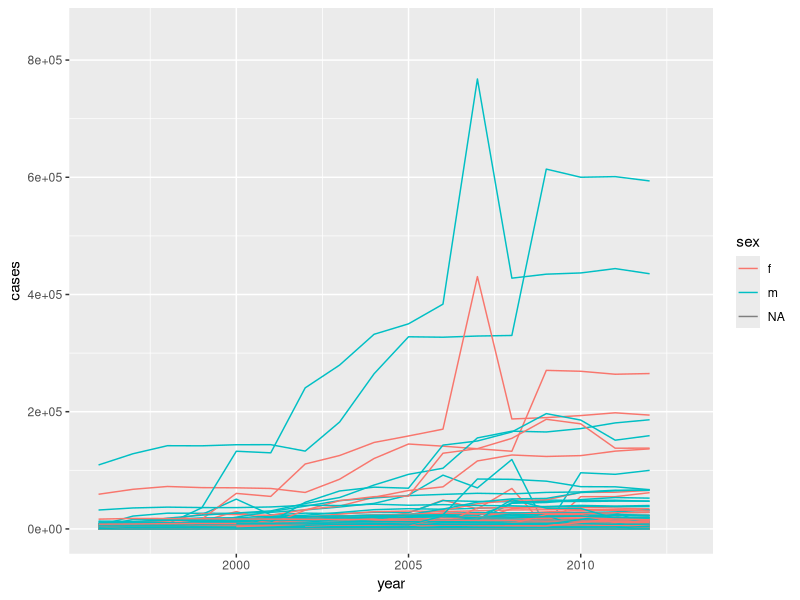

Write R code to recreate this figure.
# Chapter12.R - all the exercises and examples from chapter 12 of R4DS.

# Packages ----------------------------------------------------------------
library(tidyverse)

# 12.2.1 ------------------------------------------------------------------
# 1
# Table1
# This table has tidy data. Columns are variables, rows are observations, and
# each cell is a data point.

# Table2
# The column type contains variable names, so this data isn't tidy.

# Table3
# The column rate contains two values, ideally those should be split of you want
# To do some calculations on it.

# Table4ab
# The variables 1999 and 2000 are observations, those should be in variable 
# named year, and merged in to one table.

# 2
table2tidy <- table2 %>% 
  pivot_wider(names_from = type, values_from = count) %>% 
  mutate(rate = (cases / population) * 10000)

table4atidy <- table4a %>%
  pivot_longer(c(`1999` , `2000`), names_to = "year", values_to = "cases")
  
table4btidy <- table4b %>%
  pivot_longer(c(`1999` , `2000`), names_to = "year", values_to = "population")
 
table4tidy <- table4atidy %>% 
  right_join(table4btidy) %>% 
  mutate(rate = (cases / population) * 10000)

# 3
table2tidy <- table2 %>% 
  pivot_wider(names_from = type, values_from = count) %>% 
  mutate(rate = (cases / population) * 10000) %>% 
  ggplot(aes(year, cases)) +
  geom_line(aes(group = country), colour = "grey50") +
  geom_point(aes(colour = country))
# ggplot2 doesn't work good if you don't have a tidy data.


# 12.3 --------------------------------------------------------------------
table4a %>%
  pivot_longer(c(`1999` , `2000`), names_to = "year", values_to = "cases")

table4b %>% 
  pivot_longer(c(`1999`, `2000`), names_to = "year", values_to = "population")

tidy4a <- table4a %>%
  pivot_longer(c(`1999` , `2000`), names_to = "year", values_to = "cases")

tidy4b <- table4b %>% 
  pivot_longer(c(`1999`, `2000`), names_to = "year", values_to = "population")

left_join(tidy4a, tidy4b)


# 12.3.2 ------------------------------------------------------------------
table2 %>%
  pivot_wider(names_from = type, values_from = count)


# 12.3.3 ------------------------------------------------------------------
# 1
# This because some of variables are combine or split apart in seperate
# variables. So placing them back isn't always possible.

# 2
# The names of the number variables should be encased in ``.

# 3
people <- tribble(
  ~name,             ~names,  ~values,
  #-----------------|--------|------
  "Phillip Woods",   "age",       45,
  "Phillip Woods",   "height",   186,
  "Phillip Woods",   "age",       50,
  "Jessica Cordero", "age",       37,
  "Jessica Cordero", "height",   156
)

peopleTidy <- people %>% 
  pivot_wider(names_from = "names", values_from = "values")
# Since Philip has two age entries, double values are turned in to lists.
# You could merge two variables to make a variable unique.

# 4
preg <- tribble(
  ~pregnant, ~male, ~female,
  "yes",     NA,    10,
  "no",      20,    12
)

pregTidy <- preg %>% 
  pivot_longer(
    c("male", "female"), 
    names_to = "gender", 
    values_to = "count"
  ) %>%
  select(gender, pregnant, count)


# 12.4 --------------------------------------------------------------------
table3 %>% 
  separate(rate, into = c("cases", "population"))

table3 %>% 
  separate(rate, into = c("cases", "population"), sep = "/")

table3 %>% 
  separate(rate, into = c("cases", "population"), convert = TRUE)

table3 %>% 
  separate(rate, into = c("cases", "population"), sep = 2)

# 12.4.2 ------------------------------------------------------------------
table5 %>% 
  unite(new, century, year)

table5 %>% 
 unite(new, century, year, sep = "") 

# 12.4.3 ------------------------------------------------------------------
# 1
tibble(x = c("a,b,c", "d,e,f,g", "h,i,j")) %>% 
  separate(x, c("one", "two", "three"), extra = "merge")
# It add the values it can place to another cell.

tibble(x = c("a,b,c", "d,e", "f,g,i")) %>% 
  separate(x, c("one", "two", "three"), fill = "left")
# It fills the empty cells with a NA.

# 2
tibble(x = c("a,b,c", "d,e,f,g", "h,i,j")) %>% 
  separate(x, c("one", "two", "three"), extra = "merge")

# 3
# If this is set to FALSE, a new variable will be created.

# 4
# With extract() and seperate() you can select one column, and use different 
# methods to seperate the values. With unite() you can select multiple columns 
# and unite them.


# 12.5 --------------------------------------------------------------------
stocks <- tibble(
  year   = c(2015, 2015, 2015, 2015, 2016, 2016, 2016),
  qtr    = c(   1,    2,    3,    4,    2,    3,    4),
  return = c(1.88, 0.59, 0.35,   NA, 0.92, 0.17, 2.66)
)

stocks %>% 
  pivot_wider(names_from = year, values_from = return) %>% 
  pivot_longer(
    cols = c(`2015`, `2016`),
    names_to = "year",
    values_to = "return",
    values_drop_na = TRUE
  )

stocks %>%
  complete(year, qtr)

treatment <- tribble(
  ~ person,           ~ treatment, ~response,
  "Derrick Whitmore", 1,           7,
  NA,                 2,           10,
  NA,                 3,           9,
  "Katherine Burke",  1,           4
)

treatment %>% 
  fill(person)


# 12.5.1 ------------------------------------------------------------------
# 1
#?fill
#?pivot_wider
#?complete

# 2
# This is the direction from which the values are copied and pasted. The value
# above it, beneath it, under it, etc.


# 12.6 --------------------------------------------------------------------
who1 <- who %>%
  pivot_longer(
    cols = new_sp_m014:newrel_f65,
    names_to = "key",
    values_to = "cases",
    values_drop_na = TRUE
  )

who1 %>% 
  count(key)

who2 <- who1 %>% 
  mutate(names_from = stringr::str_replace(key, "newrel", "new_rel"))

who3 <- who2 %>% 
  separate(key, c("new", "type", "sexage"), sep = "_")

who3 %>% 
  count(new)

who4 <- who3 %>% 
  select(-new, -iso2, -iso3)

who5 <- who4 %>% 
  separate(sexage, c("sex", "age"), sep = 1)

who %>%
  pivot_longer(
    cols = new_sp_m014:newrel_f65, 
    names_to = "key", 
    values_to = "cases", 
    values_drop_na = TRUE
  ) %>% 
  mutate(
    key = stringr::str_replace(key, "newrel", "new_rel")
  ) %>%
  separate(key, c("new", "var", "sexage")) %>% 
  select(-new, -iso2, -iso3) %>% 
  separate(sexage, c("sex", "age"), sep = 1)


# 12.6.1 ------------------------------------------------------------------
# 1
# If it's reasonable depends on how NA are represented in de dataset.
# There are 0's in the dataset, so using the technique to filter NA's sees
# reasonable to me.

# 2
# If we leave that out the variables do not match in name, and we can't check
# if all the observations have "new" in them, which we can't subsequently drop
# the variable since it's redundant.

# 3
whoTidy <- who %>%
  pivot_longer(
    cols = new_sp_m014:newrel_f65, 
    names_to = "key", 
    values_to = "cases", 
    values_drop_na = TRUE
  ) %>% 
  mutate(key = stringr::str_replace(key, "newrel", "new_rel")) %>%
  separate(key, c("new", "var", "sexage")) %>% 
  select(country, iso2, iso3) %>%
  distinct() %>%
  group_by(country) %>%
  filter(n() > 1)
# The are indeed redundant.

# 4
who5 %>%
  group_by(country, year, sex) %>%
  filter(year > 1995) %>%
  summarise(cases = sum(cases)) %>%
  unite(country_sex, country, sex, remove = FALSE) %>%
  ggplot(aes(x = year, y = cases, group = country_sex, colour = sex)) +
  geom_line()